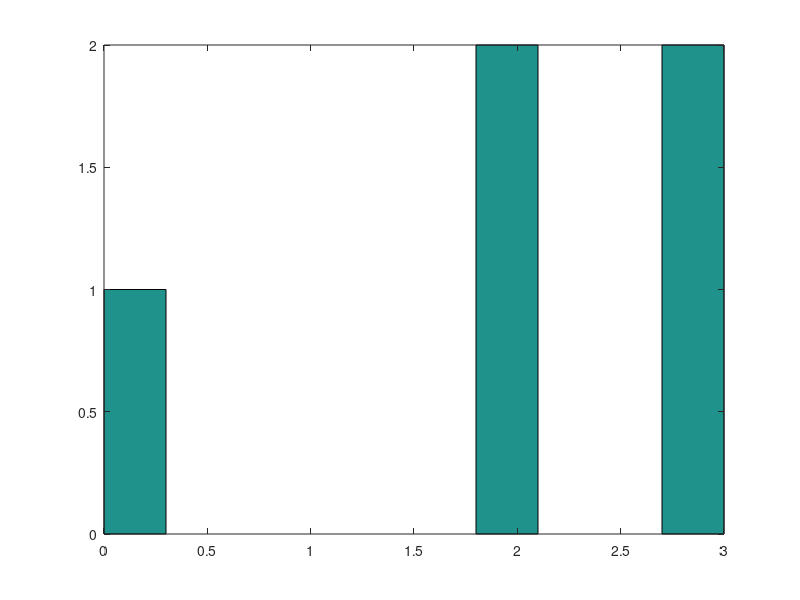

Here is the MATLAB script that generated this plot:
%a) Bino(3, 0.5)
%P(X=0) = bionpdf(0, 3, 0.5)
%X:
%  0   1   2   3
% 1/8 3/8 3/8 1/8
binopdf(0:1:3, 3, 0.5)
  
%b)
binocdf(0:1:3, 3, 0.5)

%c)
%P(X = 0)
binopdf(0, 3, 0.5)
%P(X != 1)
1 - binopdf(1, 3, 0.5)
  
%d)
%P(X <= 2)
binocdf(2, 3, 0.5)
%P(X < 2)
binocdf(1, 3, 0.5)

%e)
%P(X >= 1)
1 - binocdf(0, 3, 0.5)
%P(X > 1)
1 - binocdf(1, 3, 0.5)
%f)

%ans = 0;
%for i = 1:3
%  ans += (rand() <= 0.5);
%endfor
%printf("The result is %d", ans);

N = input("N? ");
C = rand(3, N);
Y = (C < 0.5);
X = sum(Y);
hist(X);
